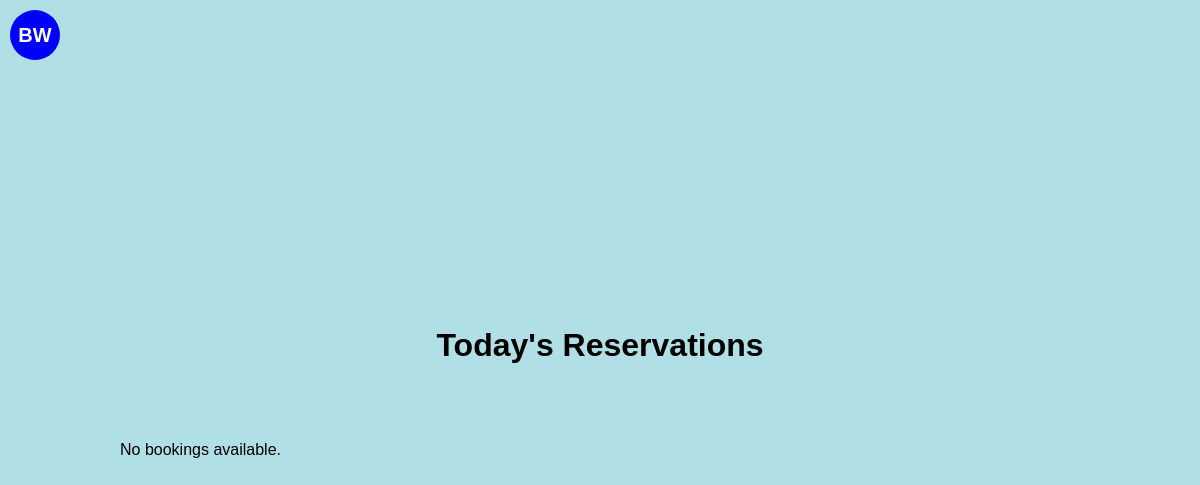
Before: / with the older database file.
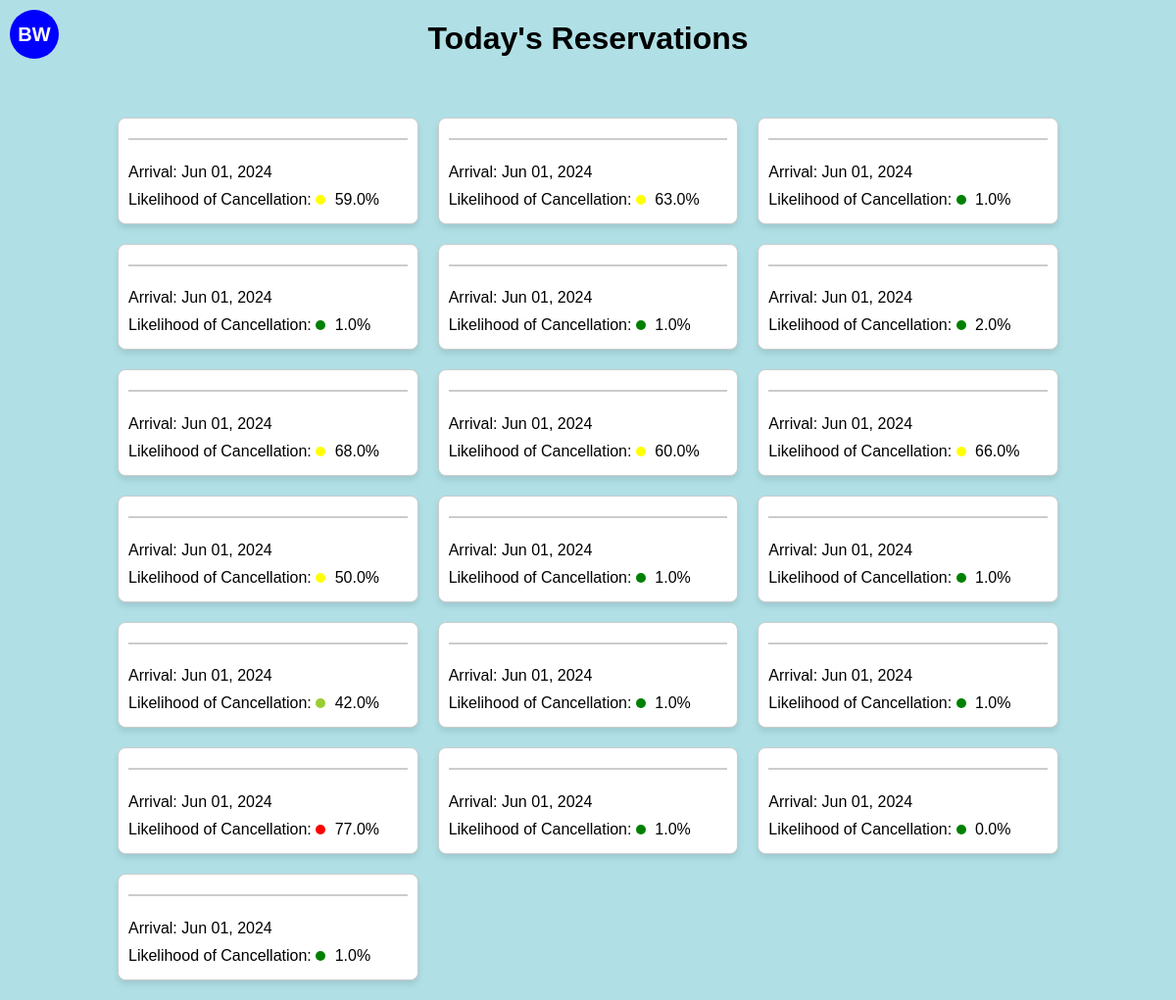
After: the same page with the newer database file.
### cancellationPredictor/models.py (models this page shows, shortened)
class Booking(models.Model):
    month_of_booking = models.IntegerField()
    day_of_booking = models.IntegerField()
    weekday_of_booking = models.IntegerField()
    month_of_arrival = models.IntegerField()
    day_of_arrival = models.IntegerField()
    weekday_of_arrival = models.IntegerField()
    num_of_nights = models.IntegerField()
    is_repeated_guest = models.BooleanField()
    previous_stays = models.IntegerField()
    previous_cancellations = models.IntegerField()
    booking_to_arrival_duration = models.IntegerField()
    rate = models.DecimalField(max_digits=10, decimal_places=2)  # Assuming 'Rate' needs to handle decimals
    override = models.DecimalField(max_digits=10, decimal_places=2)  # Assuming 'Override' is a monetary value
    probability = models.DecimalField(max_digits=10, decimal_places=6)  # Storing probabilities with precision
    prediction = models.BooleanField()  # Assuming prediction is a binary outcome (True/False)
    guest_name = models.TextField()  # Adjust max_length as needed
    date_booking_made = models.DateField()
    scheduled_arrival = models.DateField()

### cancellationPredictor/views.py (the view)
# urls.py: path('', BookingListView.as_view(), name='booking-list'),
class BookingListView(ListView):
    model = Booking
    template_name = 'cancellationPredictor/booking_list.html'
    context_object_name = 'bookings'
    def get_queryset(self):
        today = timezone.localdate()
        today_arrivals = Booking.objects.filter(scheduled_arrival=today)
        fake = Faker()  # Create a Faker generator instance
        for booking in today_arrivals:
            booking.guest_name = fake.name()
        return today_arrivals

### cancellationPredictor/templatetags/custom_filters.py (called while the page is built)
@register.filter(name='multiply')
def multiply(value, arg):
    try:
        return float(value) * float(arg)
    except (ValueError, TypeError):
        return ''  # You might choose to handle the error differently.

### templates/cancellationPredictor/booking_list.html (shortened to what this page needs)
{% load custom_filters %}
<!DOCTYPE html>
<html>
<head>
</head>
<body>
    <div id="logo">BW</div>
    <h1>Today's Reservations</h1>
    <div class="grid-container">
        {% for booking in bookings %}
        <div class="card">
            <h3>{{ booking.guest_name }}</h3>
            <p>Arrival: {{ booking.scheduled_arrival|date:"M d, Y" }}</p>
            <p>Likelihood of Cancellation:
                <span class="probability-circle" style="background-color:
                    {% if booking.probability|multiply:100 < 25 %}
                        green
                    {% elif booking.probability|multiply:100 < 50 %}
                        yellowgreen
                    {% elif booking.probability|multiply:100 < 75 %}
                        yellow
                    {% else %}
                        red
                    {% endif %};
                "></span>
                {{ booking.probability|floatformat:2|multiply:100 }}%
            </p>
        </div>
        {% empty %}
        <p>No bookings available.</p>
        {% endfor %}
    </div>
</body>
</html>

### templates/cancellationPredictor/booking_list.html (style rules this page uses)
body { display: flex; flex-direction: column; align-items: center; justify-content: center; min-height: 100vh; margin: 0; font-family: Arial, sans-serif; background-color: #B0E0E6; }
#logo { position: absolute; top: 10px; left: 10px; width: 50px; height: 50px; background-color: #0000FF; border-radius: 50%; display: flex; justify-content: center; align-items: center; color: white; font-weight: bold; font-size: 20px; }
.grid-container { display: grid; grid-template-columns: repeat(auto-fill, minmax(250px, 1fr)); grid-gap: 20px; padding: 20px; width: 80%; max-width: 1000px; margin-top: 20px; }
.card { background-color: #FFFFFF; border: 1px solid #ccc; border-radius: 8px; box-shadow: 0 4px 6px rgba(0,0,0,0.1); padding: 10px; display: flex; flex-direction: column; justify-content: space-between; }
.card h3 { margin-top: 0; color: #333; border-bottom: 2px solid #ccc; padding-bottom: 10px; }
.card p { margin: 5px 0; }
.probability-circle { height: 10px; width: 10px; border-radius: 50%; display: inline-block; margin-right: 5px; }

Changed rows visible on the page:
added Booking: scheduled_arrival "Jun 01, 2024", probability|multiply "59.0"
added Booking: scheduled_arrival "Jun 01, 2024", probability|multiply "63.0"
added Booking: scheduled_arrival "Jun 01, 2024", probability|multiply "1.0"
added Booking: scheduled_arrival "Jun 01, 2024", probability|multiply "1.0"
added Booking: scheduled_arrival "Jun 01, 2024", probability|multiply "1.0"
added Booking: scheduled_arrival "Jun 01, 2024", probability|multiply "2.0"
added Booking: scheduled_arrival "Jun 01, 2024", probability|multiply "68.0"
added Booking: scheduled_arrival "Jun 01, 2024", probability|multiply "60.0"
added Booking: scheduled_arrival "Jun 01, 2024", probability|multiply "66.0"
added Booking: scheduled_arrival "Jun 01, 2024", probability|multiply "50.0"
added Booking: scheduled_arrival "Jun 01, 2024", probability|multiply "1.0"
added Booking: scheduled_arrival "Jun 01, 2024", probability|multiply "1.0"
added Booking: scheduled_arrival "Jun 01, 2024", probability|multiply "42.0"
added Booking: scheduled_arrival "Jun 01, 2024", probability|multiply "1.0"
added Booking: scheduled_arrival "Jun 01, 2024", probability|multiply "1.0"
added Booking: scheduled_arrival "Jun 01, 2024", probability|multiply "77.0"
added Booking: scheduled_arrival "Jun 01, 2024", probability|multiply "1.0"
added Booking: scheduled_arrival "Jun 01, 2024", probability|multiply "0.0"
added Booking: scheduled_arrival "Jun 01, 2024", probability|multiply "1.0"
Other visible differences:
text no longer shown: "No bookings available."
